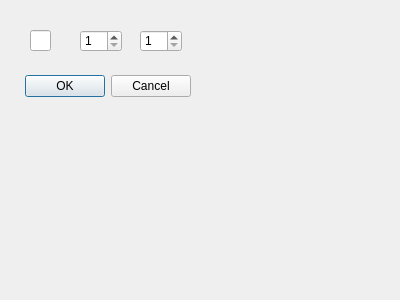
<?xml version="1.0" encoding="UTF-8"?>
<ui version="4.0">
 <class>DialogChangeLetter</class>
 <widget class="QDialog" name="DialogChangeLetter">
  <property name="geometry">
   <rect>
    <x>0</x>
    <y>0</y>
    <width>400</width>
    <height>300</height>
   </rect>
  </property>
  <property name="windowTitle">
   <string>Dialog</string>
  </property>
  <widget class="QDialogButtonBox" name="buttonBox">
   <property name="geometry">
    <rect>
     <x>20</x>
     <y>70</y>
     <width>171</width>
     <height>32</height>
    </rect>
   </property>
   <property name="orientation">
    <enum>Qt::Horizontal</enum>
   </property>
   <property name="standardButtons">
    <set>QDialogButtonBox::Cancel|QDialogButtonBox::Ok</set>
   </property>
  </widget>
  <widget class="QLineEdit" name="lineEdit">
   <property name="geometry">
    <rect>
     <x>30</x>
     <y>30</y>
     <width>21</width>
     <height>21</height>
    </rect>
   </property>
   <property name="maxLength">
    <number>1</number>
   </property>
  </widget>
  <widget class="QSpinBox" name="spinBox">
   <property name="geometry">
    <rect>
     <x>80</x>
     <y>30</y>
     <width>42</width>
     <height>22</height>
    </rect>
   </property>
   <property name="minimum">
    <number>1</number>
   </property>
   <property name="maximum">
    <number>9999</number>
   </property>
  </widget>
  <widget class="QSpinBox" name="spinBox_2">
   <property name="geometry">
    <rect>
     <x>140</x>
     <y>30</y>
     <width>42</width>
     <height>22</height>
    </rect>
   </property>
   <property name="minimum">
    <number>1</number>
   </property>
   <property name="maximum">
    <number>99999</number>
   </property>
  </widget>
 </widget>
 <resources/>
 <connections>
  <connection>
   <sender>buttonBox</sender>
   <signal>accepted()</signal>
   <receiver>DialogChangeLetter</receiver>
   <slot>accept()</slot>
   <hints>
    <hint type="sourcelabel">
     <x>248</x>
     <y>254</y>
    </hint>
    <hint type="destinationlabel">
     <x>157</x>
     <y>274</y>
    </hint>
   </hints>
  </connection>
  <connection>
   <sender>buttonBox</sender>
   <signal>rejected()</signal>
   <receiver>DialogChangeLetter</receiver>
   <slot>reject()</slot>
   <hints>
    <hint type="sourcelabel">
     <x>316</x>
     <y>260</y>
    </hint>
    <hint type="destinationlabel">
     <x>286</x>
     <y>274</y>
    </hint>
   </hints>
  </connection>
 </connections>
</ui>
